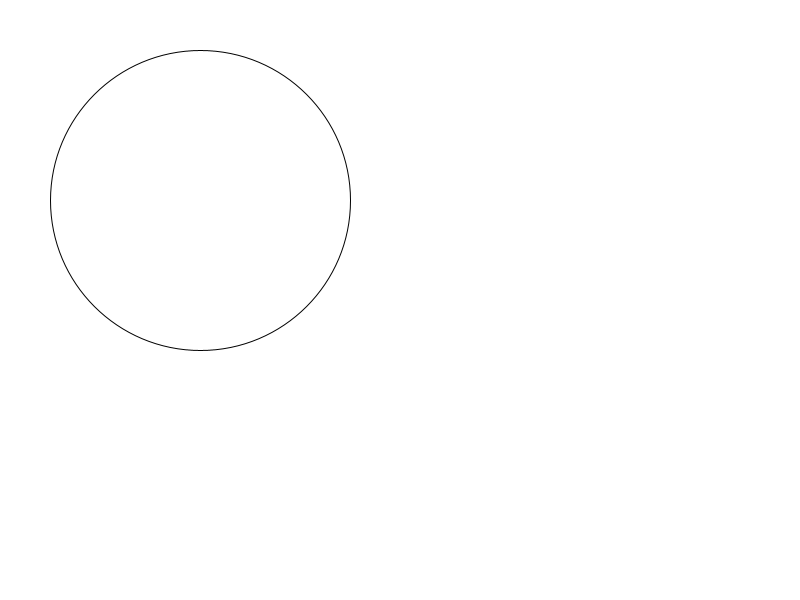
Frame 1 (no input)
Frame 60 (the mouse pressed at the canvas centre just before this capture): identical to frame 1, image omitted
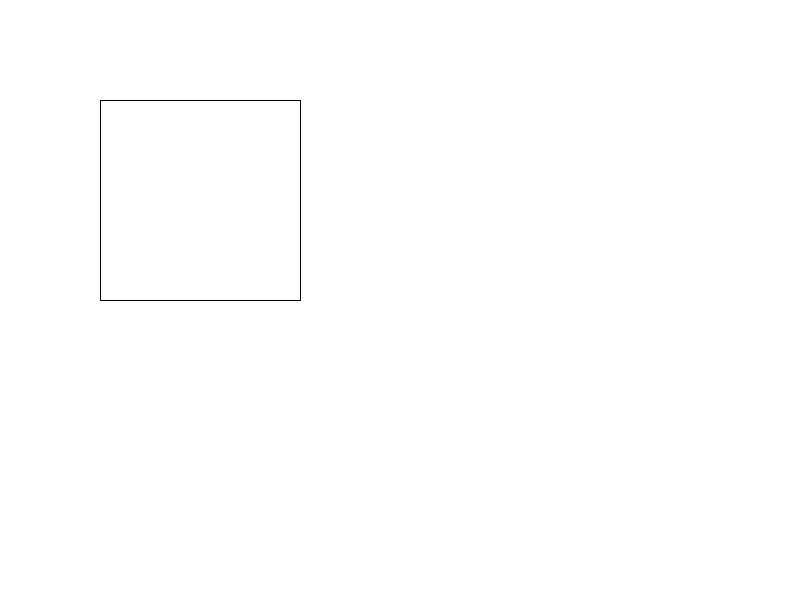
Frame 120 (the mouse held since frame 60 and released just before this capture)

The Processing sketch that drew these frames (run headless with seeded random() and noise(); from frame 60 on, the mouse is pressed at the canvas centre):

// Processing sketch: if_else_pressed
// ── if_else_pressed.pde
void setup() {
  size(800, 600);
}

void draw() {
  background(255, 255, 255);
  if (mousePressed) {
    rect(100, 100, 200, 200);
  } else {
    ellipse(200, 200, 300, 300);
  }
}
